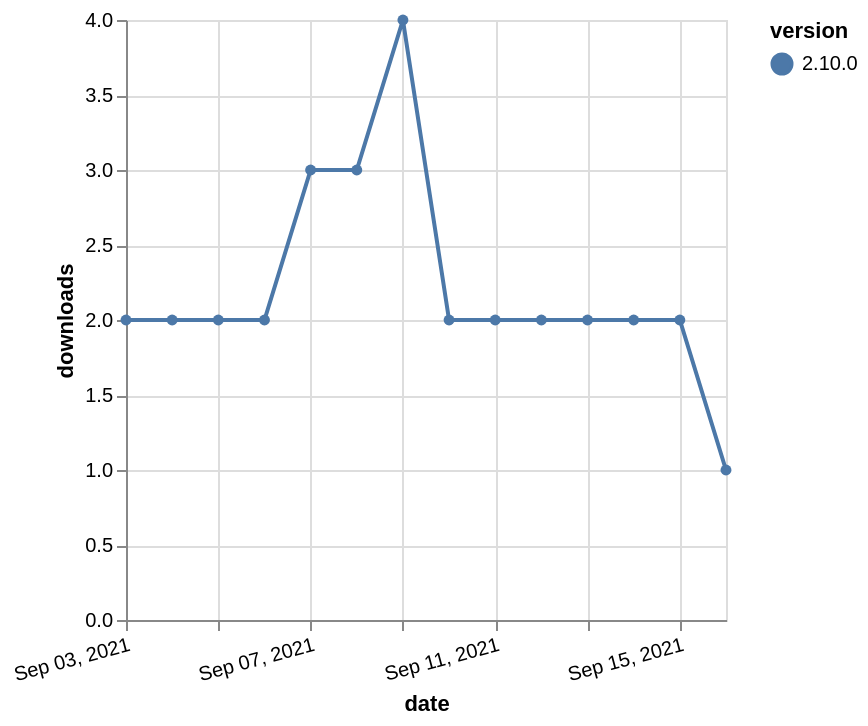

Here is the Vega-Lite specification saved for this chart:
### Vega-Lite specification from a JSON file in a GitHub repository (floating-point values rounded to 4 significant figures)
{"$schema": "https://vega.github.io/schema/vega-lite/v5.json", "description": "A simple bar chart with embedded data.", "data": {"values": [{"date": "2021-09-03", "total": 3144, "delta": 2, "version": "2.10.0"}, {"date": "2021-09-04", "total": 3146, "delta": 2, "version": "2.10.0"}, {"date": "2021-09-05", "total": 3148, "delta": 2, "version": "2.10.0"}, {"date": "2021-09-06", "total": 3150, "delta": 2, "version": "2.10.0"}, {"date": "2021-09-07", "total": 3153, "delta": 3, "version": "2.10.0"}, {"date": "2021-09-08", "total": 3156, "delta": 3, "version": "2.10.0"}, {"date": "2021-09-09", "total": 3160, "delta": 4, "version": "2.10.0"}, {"date": "2021-09-10", "total": 3162, "delta": 2, "version": "2.10.0"}, {"date": "2021-09-11", "total": 3164, "delta": 2, "version": "2.10.0"}, {"date": "2021-09-12", "total": 3166, "delta": 2, "version": "2.10.0"}, {"date": "2021-09-13", "total": 3168, "delta": 2, "version": "2.10.0"}, {"date": "2021-09-14", "total": 3170, "delta": 2, "version": "2.10.0"}, {"date": "2021-09-15", "total": 3172, "delta": 2, "version": "2.10.0"}, {"date": "2021-09-16", "total": 3173, "delta": 1, "version": "2.10.0"}]}, "width": "container", "mark": {"type": "line", "point": {"filled": true}}, "encoding": {"x": {"field": "date", "type": "temporal", "timeUnit": "yearmonthdate", "title": "date", "axis": {"labelAngle": -15}}, "y": {"field": "delta", "type": "quantitative", "title": "downloads"}, "color": {"field": "version", "type": "nominal"}, "tooltip": {"field": "delta"}}}
